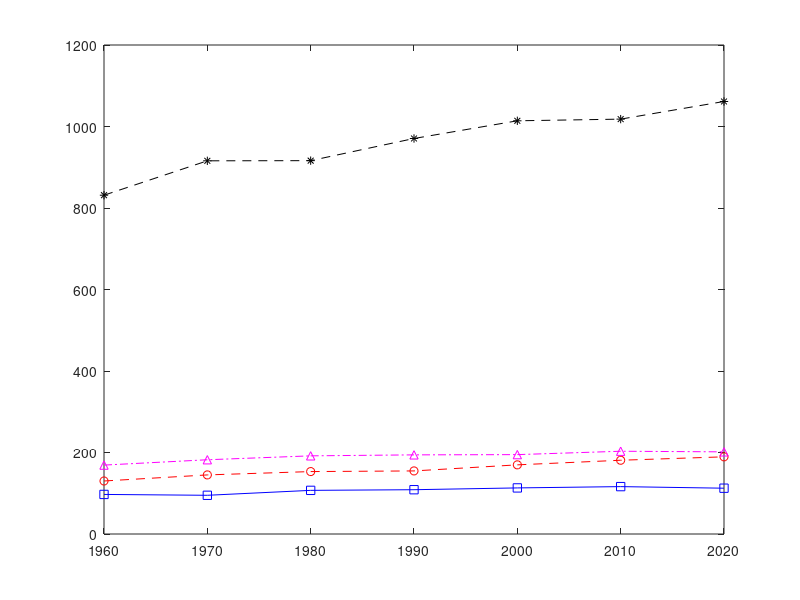
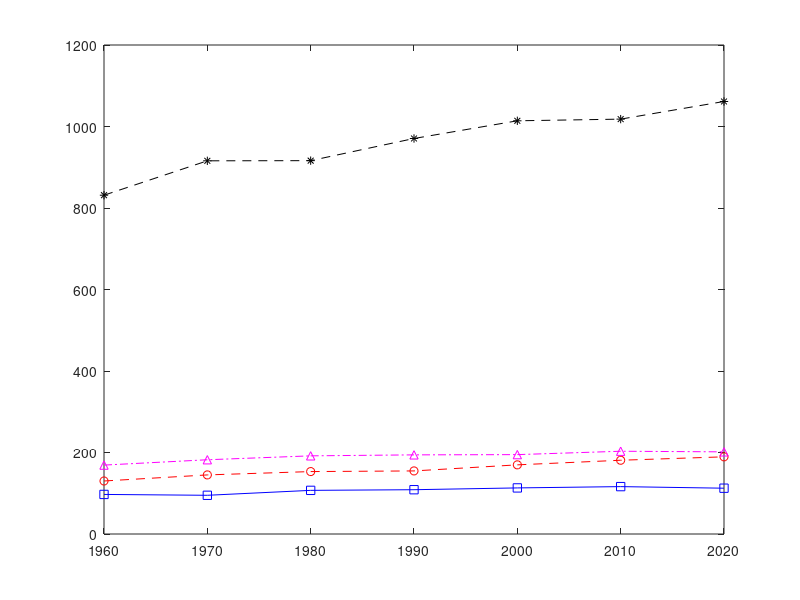
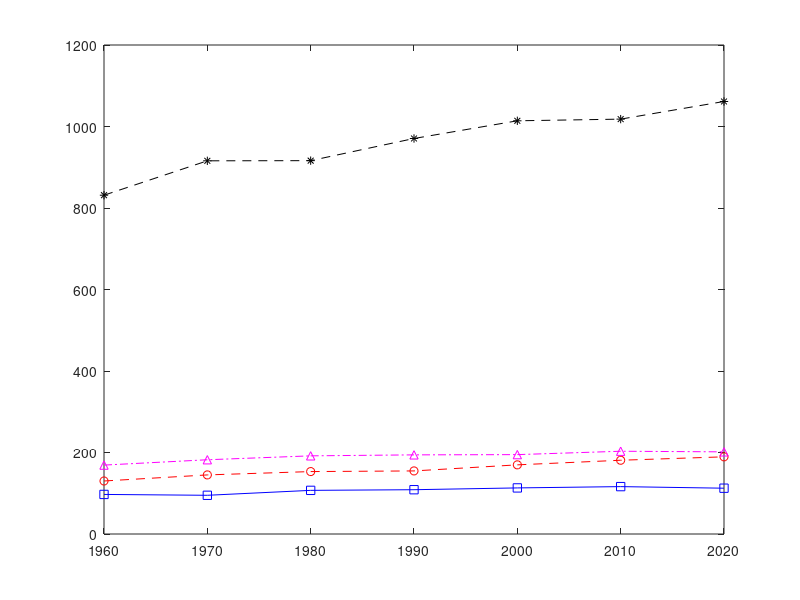
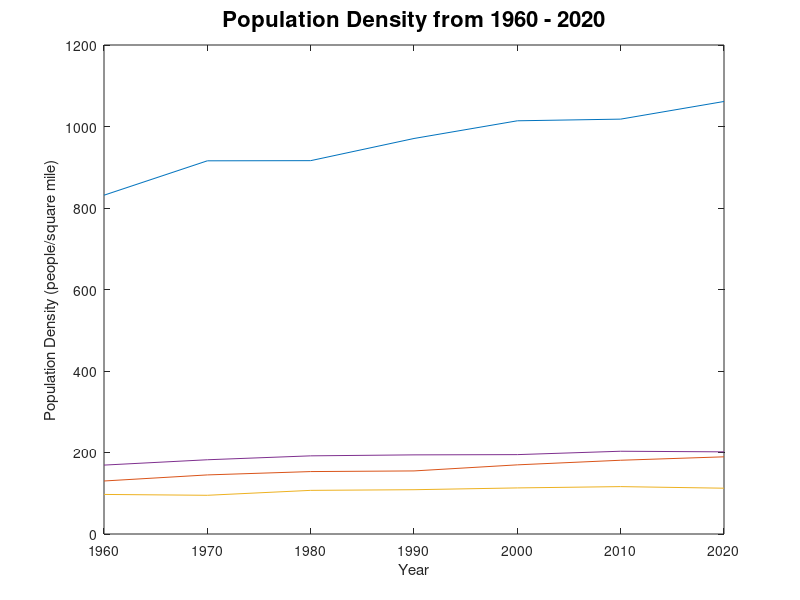

Write MATLAB code to recreate these figures, in order. (Note: this script raises an error after producing the figures.)
%% plotPopDensities.m
% This program plots the population densities of four states/countries from
% 1960 to 2020 in 10 year increments.

% Author: Andrew Bartolini
% Date: 1/29/2023
% Note any collaborators

% Clear Workspace
clear

% Clear the Command Window
clc

%% Set Parameters
% Set the year vector
yearVec = [1960, 1970, 1980, 1990, 2000, 2010, 2020];

% Set the population density vectors (choose any that you want)
popDensity_RI = [831.4, 915.8, 916.2, 970.6, 1014.00, 1018.10, 1061.40];
popDensity_IN = [130.1, 145, 153.2, 154.8, 169.7, 181, 189.4];
popDensity_POR = [97.1, 95.0, 107.1, 108.7, 113.1, 116.3, 112.4];
popDensity_ITA = [169.1, 182.2, 191.8, 194.2, 194.8, 203.1, 201.6];

%% Plots the Data
% Method 1
figure(1)
plot(yearVec,popDensity_RI,"k--*", yearVec,popDensity_IN,"r--o", ...
    yearVec,popDensity_POR,"b-s", yearVec,popDensity_ITA,"m-.^")

% Method 2
figure(2)
plot(yearVec,popDensity_RI,"k--*", ...
    yearVec,popDensity_IN,"r--o", ...
    yearVec,popDensity_POR,"b-s", ...
    yearVec,popDensity_ITA,"m-.^")

% Method 3
figure(3)
plot(yearVec,popDensity_RI,"k--*")
hold on
plot(yearVec,popDensity_IN,"r--o")
plot(yearVec,popDensity_POR,"b-s")
plot(yearVec,popDensity_ITA,"m-.^")
hold off

% Bonus: Method 4 (Concatenation)
figure (4)
popDensity = [popDensity_RI;popDensity_IN;popDensity_POR;popDensity_ITA];
plot(yearVec,popDensity)

% Add Axis Labels
xlabel("Year")
ylabel("Population Density (people/square mile)")

% Add Figure Title
title("Population Density from 1960 - 2020","FontSize",16)

% Add Legend
legend({"Rhode Island","Indiana","Portugal","Italy"},Location="northeastoutside")

% Grid on 
grid on 